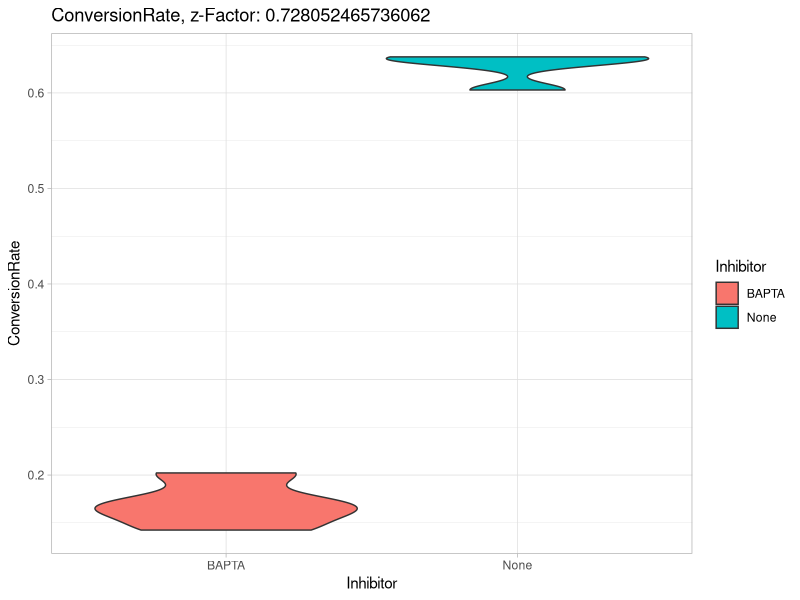
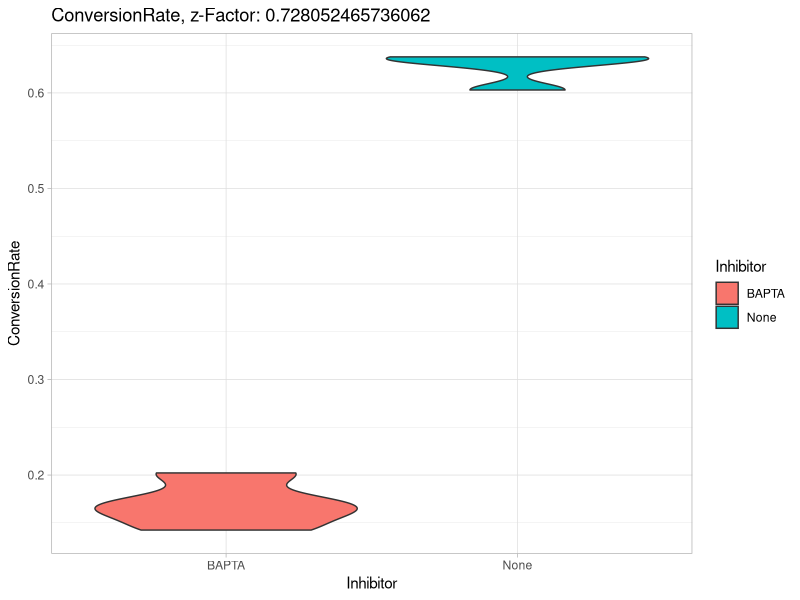

R code for these plots, in order:
# libraries
library(ggplot2)
library(ggpubr)
library(Cairo)

#read csv file
PFC_Merged <- read.csv("PFC_Merged.csv")

# set metric/readout: IntegratedIntensity, ConversionRate, Green_Red_Mean_Intensity, or RedMeanIntensity
readout = "ConversionRate"


#preparabola_BAPTA <- subset(PFC_Merged, Construct == "CaMPARI2-F391W" & Condition == "Pre-Parabola" & Inhibitor == "BAPTA" & LED.trigger == "1")
#preparabola_None <- subset(PFC_Merged, Construct == "CaMPARI2-F391W" & Condition == "Pre-Parabola" & Inhibitor == "None" & LED.trigger == "1")


# subset dataframe

negative <- subset(PFC_Merged, Construct == "CaMPARI2-F391W" & Condition == "Histamine" & Inhibitor == "BAPTA" & Flight == "1")

positive <- subset(PFC_Merged, Construct == "CaMPARI2-F391W" & Condition == "Histamine" & Inhibitor == "None" & Flight == "1") 

#negative$ConversionRateNormalized <- negative$ConversionRate - preparabola_BAPTA$ConversionRate
#positive$ConversionRateNormalized <- positive$ConversionRate - preparabola_BAPTA$ConversionRate

#negative1 <- subset(negative, Parabola =="1")
#negative2 <- subset(negative, Parabola =="2")
#negative3 <- subset(negative, Parabola =="3")
#negative4 <- subset(negative, Parabola =="4")

#positive1 <- subset(positive, Parabola =="1")
#positive2 <- subset(positive, Parabola =="2")
#positive3 <- subset(positive, Parabola =="3")
#positive4 <- subset(positive, Parabola =="4")


c <- which (colnames(negative) == readout)

# calculate means and standard deviations
mean.control <- mean(negative[ ,c])
sd.control <- sd(negative[ ,c])
mean.pos <- mean(positive[ ,c])
sd.pos <- sd(positive[ ,c])

# calculate z factor
zfactor = 1 -(3*(sd.pos+sd.control)/abs(mean.pos-mean.control))

# plot differences
zfactor <- ggplot(NULL, aes_string(x= "Inhibitor", y=readout, fill="Inhibitor", color ="Parabola" )) + 
  geom_violin(data = negative) +
  geom_violin(data = positive) +
  theme_light()+
  
  ggtitle(paste0(readout, ", z-Factor: ",zfactor))

ggsave(file = paste0("Z-Factor_flight2_ConversionRate",".pdf"), 
       plot = print(zfactor),
       device = cairo_ps)
